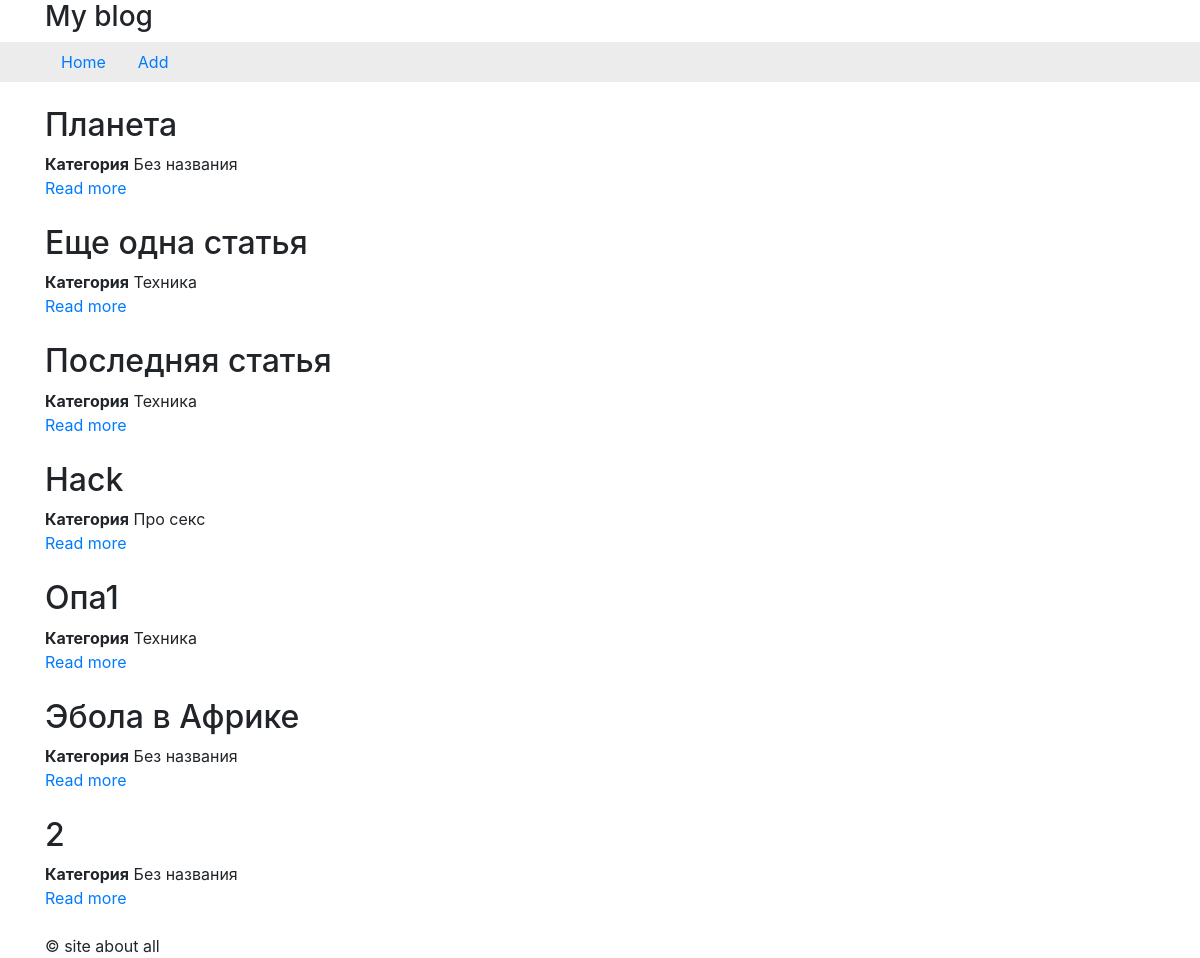
Before: / with the older database file.
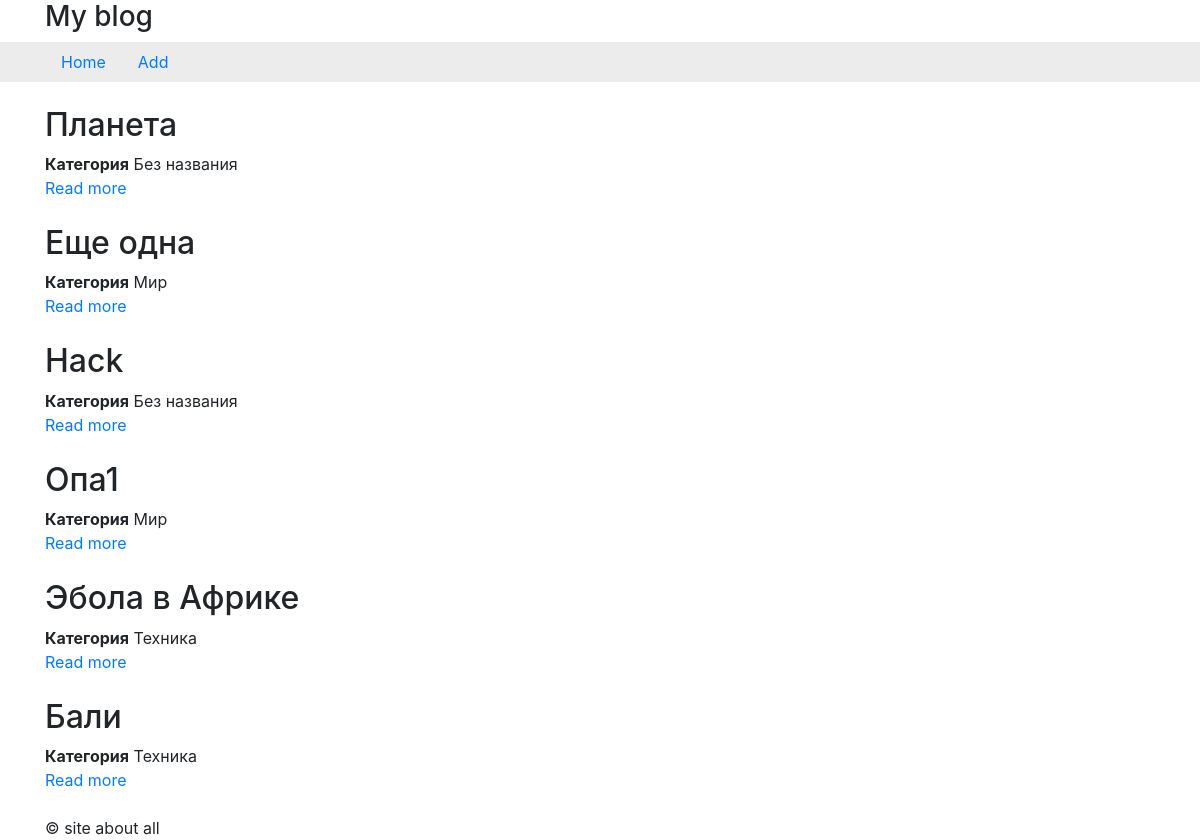
After: the same page with the newer database file.
### tables this page shows
CREATE TABLE `articles` (
  `id_article` int(10) UNSIGNED NOT NULL,
  `id_category` int(10) UNSIGNED NOT NULL,
  `title` varchar(32) NOT NULL,
  `text` varchar(512) NOT NULL,
  `date` timestamp NOT NULL DEFAULT current_timestamp()
);

CREATE TABLE `categories` (
  `id_category` int(10) UNSIGNED NOT NULL,
  `title` varchar(32) NOT NULL,
  `url` varchar(32) NOT NULL
);

### core/utils.php (called while the page is built, shortened)
<?php
function template(string $name, array $params = []): string
{
	$str = "tpl/$name.php";
	extract($params);
	include($str);
	$res = ob_get_clean();
	return $res;
}

### controllers/mainController.php (called while the page is built)
<?php
$articles = getAllArticles();
$pageTitle = 'Главная';
$pageContent = template('tpl_index', [
	'articles' => $articles
]);

### model/articles.php (called while the page is built, shortened)
<?php
include_once("core/db.php");
function getAllArticles()
{
	$sql = "SELECT * FROM articles";
	$query = dbQuery($sql);
	$result = $query->fetchAll(PDO::FETCH_ASSOC);
	return $result;
}

### core/db.php (called while the page is built, shortened)
<?php
function dbInstance()
{
	static $db;
	if ($db === null) {
		$db = new PDO('mysql:host=localhost;dbname=lesson4_dz;charset=UTF8', 'root', 'root');
	}
	return $db;
}
function dbQuery(string $sql, array $params = [])
{
	$query = dbInstance()->prepare($sql);
	$query->execute($params);
	return $query;
}

### model/categories.php (called while the page is built, shortened)
<?php
include_once("core/db.php");
function getCategory(string $id)
{
	$sql = "SELECT * FROM categories WHERE id_category = $id";
	$query = dbQuery($sql);
	$result = $query->fetch(PDO::FETCH_ASSOC);
	return $result;
}

### tpl/tpl_index.php (the view)
<div class="articles">
	<? foreach($articles as $article):
		$category = getCategory($article['id_category']);
		?>
	<div class="article">
		<h2><?= $article['title'] ?></h2>
		<span><strong>Категория</strong> <?= $category['title'] ?></span> <br>
		<a href="<?= BASE_URL ?>article/<?= $article['id_article'] ?>">Read more</a>
		<br>
		<br>
	</div>
	<? endforeach; ?>
</div>

### tpl/base/tpl_main.php (shortened to what this page needs)
<!DOCTYPE html>
<html lang="en">
<head>
	<link rel="stylesheet" href="<?= BASE_URL ?>assets/bootstrap.css">
</head>
<body>
	<div class="page-wrap">
		<header class="site-header">
			<div class="container">
				<h1 class="logo__title h3">My blog</h1>
			</div>
			<nav class="site-nav">
				<div class="container">
					<ul class="nav">
						<li class="nav-item">
							<a class="nav-link" href="<?= BASE_URL ?>">Home</a>
						</li>
						<li class="nav-item">
							<a class="nav-link" href="<?= BASE_URL ?>add">Add</a>
						</li>
					</ul>
				</div>
			</nav>
		</header>
		<div class="site-content">
			<div class="container">
				<?= $content ?>
			</div>
		</div>
		<footer class="site-footer">
			<div class="container">
				&copy; site about all
			</div>
		</footer>
	</div>
</body>
</html>

### index.php (shortened to what this page needs)
<?php
include_once('model/articles.php');
include_once('model/categories.php');
include_once('core/utils.php');
$url = $_GET['mainurl'] ?? '';
$routes = include('core/routes.php');
$route = parseUrl($url, $routes);
$pathFull = 'controllers/' . $route['controller'] . 'Controller.php';
$pageTitle = 'Project';
$pageContent = '';
if (file_exists($pathFull)) {
	include_once($pathFull);
} else {
	include_once("controllers/404Controller.php");
}
$mainTemplate = template('base/tpl_main', [
	'title' => $pageTitle,
	'content' => $pageContent
]);
echo $mainTemplate;

### tpl/base/tpl_main.php (style rules this page uses)
.page-wrap { display: flex; flex-direction: column; min-height: 100vh; }
.site-footer { margin-top: auto; }
header { margin-bottom: 1.5rem; }
nav { background-color: #ececec; margin-top: 0.5rem; }

Changed rows visible on the page:
removed articles: title "Последняя статья", id_category.title "Техника"
removed articles: title "2", id_category.title "Без названия"
changed articles: title "Еще одна статья" → "Еще одна"; id_category.title "Техника" → "Мир"
changed through a linked row, articles "Hack": id_category.title "Про секс" → "Без названия"
changed through a linked row, articles "Опа1": id_category.title "Техника" → "Мир"
changed articles "Эбола в Африке": id_category.title "Без названия" → "Техника"
added articles: title "Бали", id_category.title "Техника"
